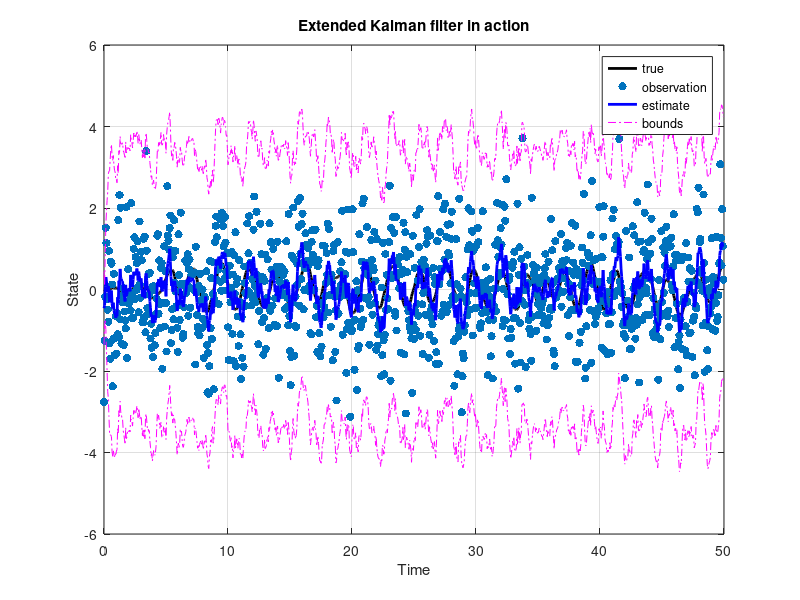
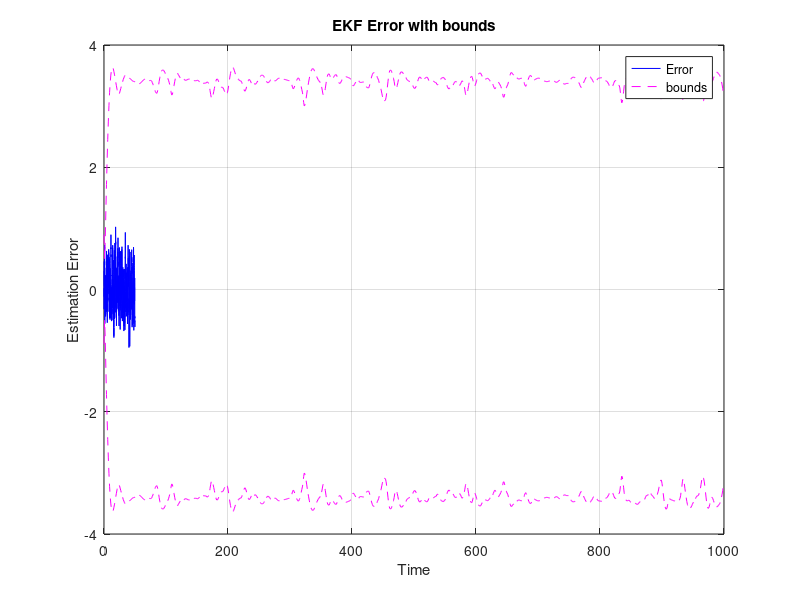

MATLAB code to generate these figures, in order:
close all
clear all
clc
% Initialize simulation variables
SigmaW = [0 0; 0 0.05];% Process noise covariance
muW = [0 0]
SigmaV = 1; % Sensor noise covariance
delta_t = 0.05
g  = 9.81

maxIter = 1000;

xtrue =[0;0]+ transpose(mvnrnd(muW,SigmaW,1)) % Initialize true system initial state
ztrue = 0 +randn(1)
xhat = [0;0]; % Initialize Kalman filter initial estimate
SigmaX = [1 1; 1 1]; % Initialize Kalman filter covariance
u = 0; % Unknown initial driving input: assume zero

% Reserve storage for variables we might want to plot/evaluate
xstore = zeros(maxIter+1,1); xstore(1,:) = xtrue(1);
xhatstore = zeros(maxIter,1);
zstore = zeros(maxIter+1,length(xtrue)); zstore(1,:)=ztrue;
SigmaXstore = zeros(maxIter,length(xhat)^2);

for k = 1:maxIter
% EKF Step 0: Compute Ahat, Bhat
% Note: For this example, x(k+1) = x_k^3/(1+x_k^2) + w(k)
Ahat = [1 delta_t;-g*cos(xhat(1))*delta_t 1]; Bhat=[1 1];
% EKF Step 1a: State estimate time update
% Note: You need to insert your system's f(...) equation here
xhat = [xhat(1)+xhat(2)*delta_t; xhat(2)-g*sin(xhat(1))*delta_t];
% EKF Step 1b: Error covariance time update
SigmaX = Ahat*SigmaX*Ahat' + Bhat*SigmaW*Bhat';
% [Implied operation of system in background, with
% input signal u, and output signal z]
w = transpose(mvnrnd(muW,SigmaW,1));
v = chol(SigmaV)'*randn(1);

ztrue = sin(xtrue(1)) + v; % z is based on present x and u
xtrue = [xtrue(1)+xtrue(2)*delta_t; xtrue(2)-g*sin(xtrue(1))*delta_t] + w; % future x is based on present u
xtrue = sin(xtrue)
xtrue = asin(xtrue)
% EKF Step 1c: Estimate system output
% Note: You need to insert your system's h(...) equation here
Chat = [cos(xhat(1)) 0];Dhat=[1 1]
zhat = sin(xhat(1));
% EKF Step 2a: Compute Kalman gain matrix
L = SigmaX*Chat'/(Chat*SigmaX*Chat' + Dhat*SigmaV*Dhat');
% EKF Step 2b: State estimate measurement update
xhat = xhat + L*(ztrue - zhat);
xhat = sin(xhat)
xhat  = asin(xhat)
SigmaX = SigmaX - L*Chat*SigmaX;
% [Store information for evaluation/plotting purposes]
xstore(k+1,:) = xtrue(1); xhatstore(k,:) = xhat(1);
zstore(k+1,:) = ztrue; 
SigmaXstore(k,:) = SigmaX(:);
end
SigmaXstore = SigmaXstore(:,4)
% SigmaXstore = sin(SigmaXstore)
% SigmaXstore = asin(SigmaXstore)
figure(1); clf;
% xaxis = 0:delta_t:10
xaxis = 0:delta_t:50
plot(xaxis(1:maxIter),xstore(1:maxIter),'k-', 'LineWidth',2)
hold on
scatter(xaxis(1:maxIter),zstore(1:maxIter),'filled','r')
hold on
plot(xaxis(1:maxIter),xhatstore,'b-','LineWidth',2)
hold on 
plot(xaxis(1:maxIter),xhatstore+2*sqrt(SigmaXstore),'m-.',...
xaxis(1:maxIter),xhatstore-2*sqrt(SigmaXstore),'m-.'); grid;
legend('true','observation','estimate','bounds'); xlabel('Time'); ylabel('State');
title('Extended Kalman filter in action');
figure(2); clf;
plot(xaxis(1:maxIter),xstore(1:maxIter)-xhatstore,'b-',0:maxIter-1, ...
2*sqrt(SigmaXstore),'m--',0:maxIter-1,-2*sqrt(SigmaXstore),'m--');
grid; 
legend('Error','bounds');
title('EKF Error with bounds');
xlabel('Time'); ylabel('Estimation Error');